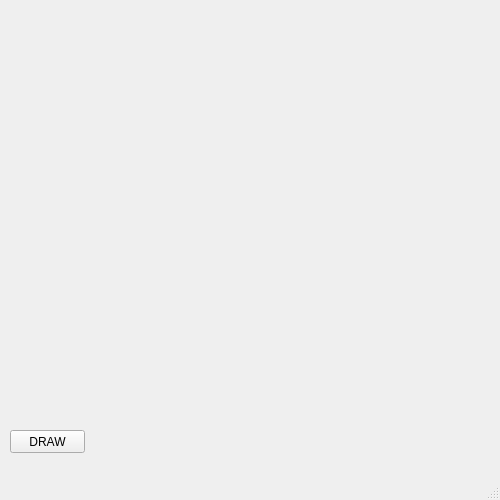
<?xml version="1.0" encoding="UTF-8"?>
<ui version="4.0">
 <class>MainWindow</class>
 <widget class="QMainWindow" name="MainWindow">
  <property name="geometry">
   <rect>
    <x>0</x>
    <y>0</y>
    <width>500</width>
    <height>500</height>
   </rect>
  </property>
  <property name="windowTitle">
   <string>Git и желтые окружности </string>
  </property>
  <widget class="QWidget" name="centralwidget">
   <widget class="QPushButton" name="pushButton">
    <property name="geometry">
     <rect>
      <x>10</x>
      <y>430</y>
      <width>75</width>
      <height>23</height>
     </rect>
    </property>
    <property name="text">
     <string>DRAW</string>
    </property>
   </widget>
  </widget>
  <widget class="QMenuBar" name="menubar">
   <property name="geometry">
    <rect>
     <x>0</x>
     <y>0</y>
     <width>500</width>
     <height>21</height>
    </rect>
   </property>
  </widget>
  <widget class="QStatusBar" name="statusbar"/>
 </widget>
 <resources/>
 <connections/>
</ui>
